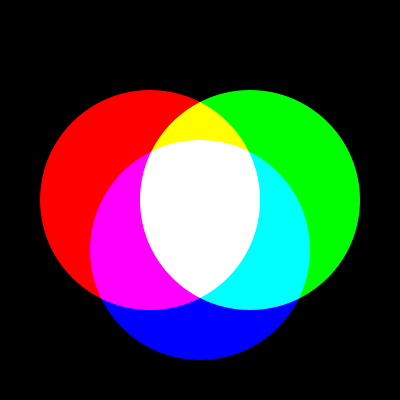
Frame 1 (no input)
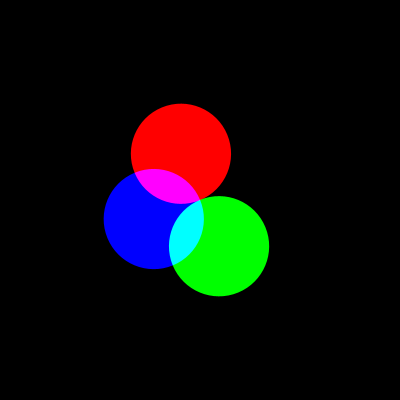
Frame 60 (the mouse pressed at the canvas centre just before this capture)
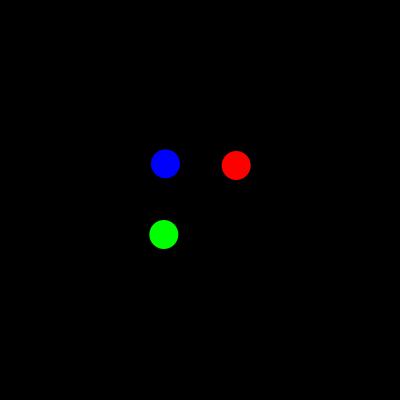
Frame 120 (the mouse held since frame 60 and released just before this capture)

The Processing sketch that drew these frames (run headless with seeded random() and noise(); from frame 60 on, the mouse is pressed at the canvas centre):

// Processing sketch: sketch_blend_add
// ── sketch_blend_add.pde
float diameter = 100; 
float angle = 0;
float offset = diameter/2;
float r = 0;

void setup() {
  size(400, 400);
  blendMode(ADD);
  //frameRate(30);
}

void draw(){
 background(0);
 translate(width/2, height/2);
 
 float d = 20 + (sin(angle + PI/2) * diameter) + diameter;
 rotate(r);
 
 fill(255, 0, 0);
 ellipse(0 - offset, 0, d, d);
 
 fill(0, 255, 0);
 ellipse(0 + offset, 0, d, d);
 
 fill(0, 0, 255);
 ellipse(0, 0 + offset, d, d);
 
 angle += 0.03;
 r += 0.02;
}
